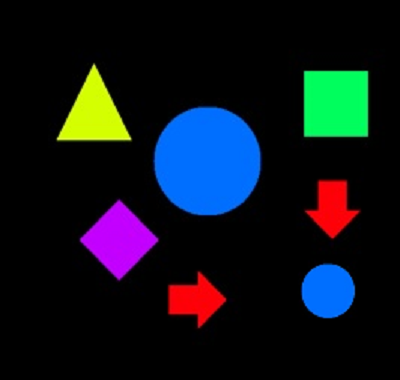
#> input picture Images/objects.bmp, 400 x 380 px; its folder holds 5 pictures in this run
$ jupyter execute 07_Connected_Components.ipynb
#> lines starting #> are read from the running program, lines starting #| are printed output that depends on the picture; after the words box and inside, x2 and y2 are one past the last pixel; in counts of white or black regions, pixels touching at a corner belong together
### **Connected Components**

[](https://colab.research.google.com/github/jrafa1607/Computer_Vision_In_Python/blob/main/Algorithms/07_Connected_Components.ipynb)

> **Connected components** are groups of neighboring foreground pixels in a binary image. Labeling them is the simplest way to count and measure objects. `cv2.connectedComponentsWithStats` returns a label image plus, for each object, its bounding box, area, and centroid.

[cell 1]
# Import libraries and helpers (images load from ../Images locally, or from GitHub in Colab)
import os
import urllib.request

import cv2
import numpy as np
from matplotlib import pyplot as plt

BASE_URL = "https://raw.githubusercontent.com/jrafa1607/Computer_Vision_In_Python/main/Images/"

def load_image(name, flags=cv2.IMREAD_COLOR):
    """Returns the image in OpenCV format (BGR for color images)."""
#> called with name = 'objects.bmp', flags = 1
    local = os.path.join("..", "Images", name)
    if os.path.exists(local):
        data = np.fromfile(local, np.uint8)
    else:
        with urllib.request.urlopen(BASE_URL + name) as response:
            data = np.frombuffer(response.read(), np.uint8)
    return cv2.imdecode(data, flags)
#> returned value is the input picture: shape (380, 400, 3); mean B, G, R 27.9, 20.5, 14.3

def show(images, titles, size=(14, 4)):
    """Shows images side by side; color images are converted from BGR to RGB for Matplotlib."""
    fig, axes = plt.subplots(1, len(images), figsize=size)
    for ax, image, title in zip(np.atleast_1d(axes), images, titles):
        if image.ndim == 3:
            ax.imshow(cv2.cvtColor(image, cv2.COLOR_BGR2RGB))
        else:
            ax.imshow(image, cmap="gray", vmin=0, vmax=255)
        ax.set_title(title)
        ax.axis("off")
    plt.tight_layout()
    plt.show()

[cell 2]
# Load the image and build a binary mask of the objects
img = load_image("objects.bmp")
gray = cv2.cvtColor(img, cv2.COLOR_BGR2GRAY)
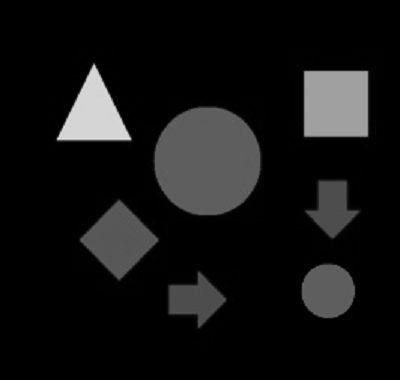
#> gray: shape (380, 400); min 0, max 227, mean 19.5
_, binary = cv2.threshold(gray, 50, 255, cv2.THRESH_BINARY)
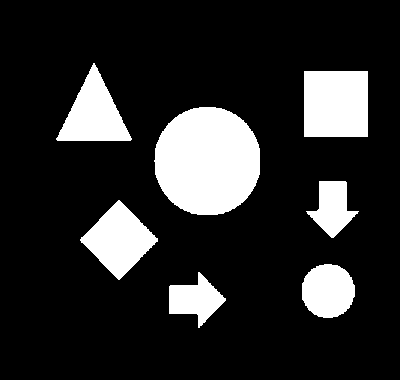
#> binary: shape (380, 400); 16.6% white; 7 white regions, largest, box (x1, y1, x2, y2) and area: (154, 107, 260, 215) 9149, (304, 71, 368, 137) 4224, (80, 200, 158, 280) 3217
show([img, binary], ["Original", "Binary (T=50)"], size=(10, 4.5))
#> the loop in show, `for ax, image, title in zip(np.atleast_1d(axes), images, titles):` made 2 passes
#> title on passes 1 to 2: 'Original', 'Binary (T=50)'
#> in show, `plt.show()`:
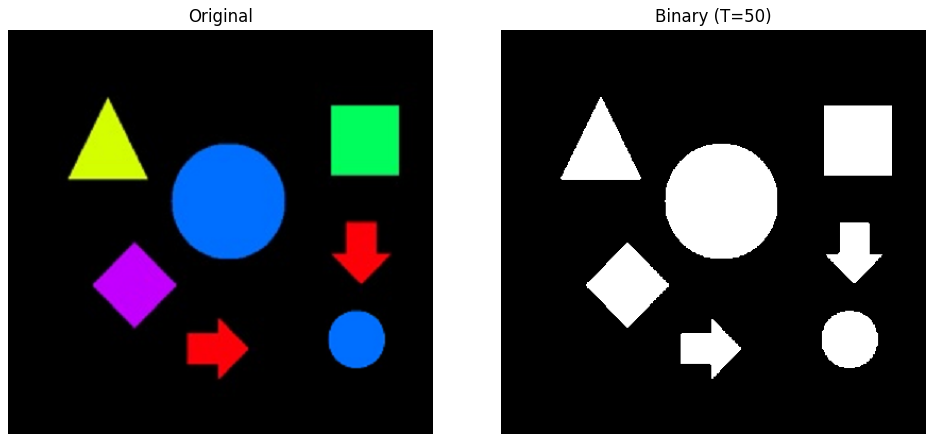
#> figure drawn by matplotlib, 2 panels

#### **01. 4-Connectivity vs. 8-Connectivity**

* **4-connectivity:** pixels are neighbors only through their edges (up, down, left, right).
* **8-connectivity:** diagonal neighbors also connect. Thin diagonal shapes can split into pieces with 4-connectivity.

[cell 3]
# Label the objects with both connectivities (label 0 is the background)
for connectivity in (4, 8):
    count = cv2.connectedComponentsWithStats(binary, connectivity=connectivity)[0] - 1
    print(f"{connectivity}-connectivity: {count} objects")
#> this loop made 2 passes
#> count on passes 1 to 2: 7, 7
#| 4-connectivity: 7 objects
#| 8-connectivity: 7 objects
count, labels, stats, centroids = cv2.connectedComponentsWithStats(binary, connectivity=8)
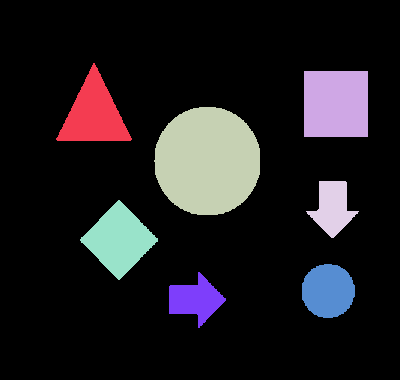
#> labels: shape (380, 400) int32; 8 distinct labels, from 0 to 7; one colour per label, 0 black
#> count = 8; stats = [[0, 0, 400, 380, 126783], [56, 63, 76, 78, 3064], [304, 71, 64, 66, 4224], [154, 107, 106, 108, 9149], [306, 181, 53, 57, 1615], [80, 200, 78, 80, 3217], [302, 264, 53, 54, 2275], [169, 272, 57, 56, 1673]]; centroids = [[195.1, 191.5], [93.62, 114.1], [335.5, 103.5], [207, 160.7], [332.2, 207.2], [118.6, 239.5], [327.7, 290.5], [195, 299.2]]

#### **02. Statistics per Object**

Each row of `stats` holds `LEFT`, `TOP`, `WIDTH`, `HEIGHT`, and `AREA`; `centroids` holds the center of mass.

[cell 4]
# Table of objects and annotated image
print(f"{'id':>2} {'left':>5} {'top':>5} {'width':>6} {'height':>6} {'area':>6} {'centroid':>14}")
annotated = img.copy()
for i in range(1, count):
    x, y, w, h, area = stats[i]
    cx, cy = centroids[i]
    print(f"{i:>2} {x:>5} {y:>5} {w:>6} {h:>6} {area:>6} {f'({cx:.0f}, {cy:.0f})':>14}")
    cv2.rectangle(annotated, (x, y), (x + w, y + h), (255, 255, 255), 1)
    cv2.putText(annotated, str(i), (x, y - 4), cv2.FONT_HERSHEY_SIMPLEX, 0.5, (255, 255, 255), 1)
#> this loop made 7 passes
#> (x, y, w, h, area, cx, cy) on passes 1 to 7: (56, 63, 76, 78, 3064, 93.62, 114.1), (304, 71, 64, 66, 4224, 335.5, 103.5), (154, 107, 106, 108, 9149, 207, 160.7), (306, 181, 53, 57, 1615, 332.2, 207.2), (80, 200, 78, 80, 3217, 118.6, 239.5), (302, 264, 53, 54, 2275, 327.7, 290.5), (169, 272, 57, 56, 1673, 195, 299.2)
#|  1    56    63     76     78   3064      (94, 114)
#|  2   304    71     64     66   4224     (336, 104)
#|  3   154   107    106    108   9149     (207, 161)
#|  4   306   181     53     57   1615     (332, 207)
#|  5    80   200     78     80   3217     (119, 239)
#|  6   302   264     53     54   2275     (328, 291)
#|  7   169   272     57     56   1673     (195, 299)
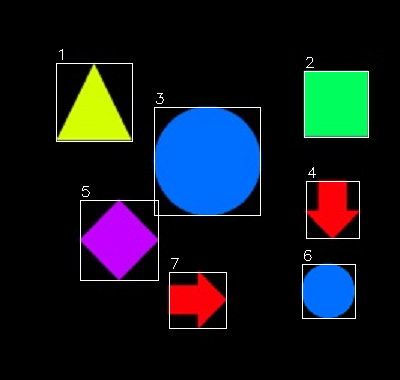
#> annotated: shape (380, 400, 3); 1.4% of pixels changed, all inside (x1, y1, x2, y2) = (56, 49, 369, 329)

fig, axes = plt.subplots(1, 2, figsize=(10, 4.5))
axes[0].imshow(labels, cmap="tab10"); axes[0].set_title("Labels (one color per object)")
axes[1].imshow(cv2.cvtColor(annotated, cv2.COLOR_BGR2RGB)); axes[1].set_title("Bounding boxes and ids")
for ax in axes: ax.axis("off")
plt.tight_layout(); plt.show()
#> after `plt.tight_layout()`:
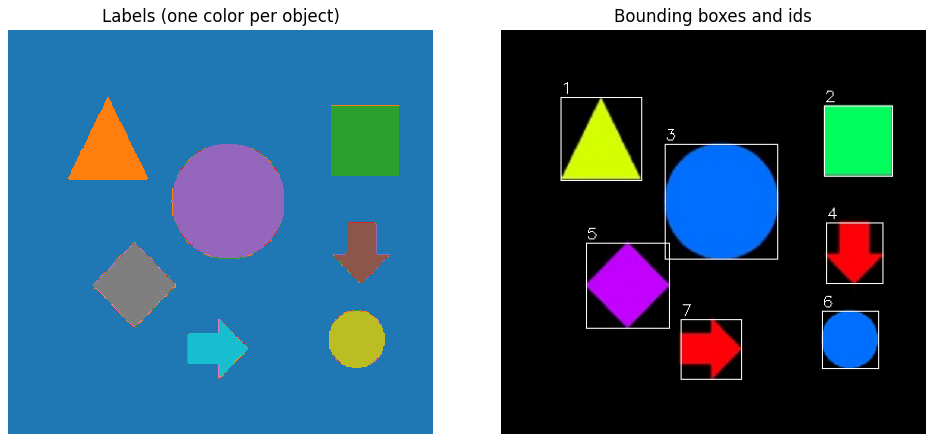
#> figure drawn by matplotlib, 2 panels
